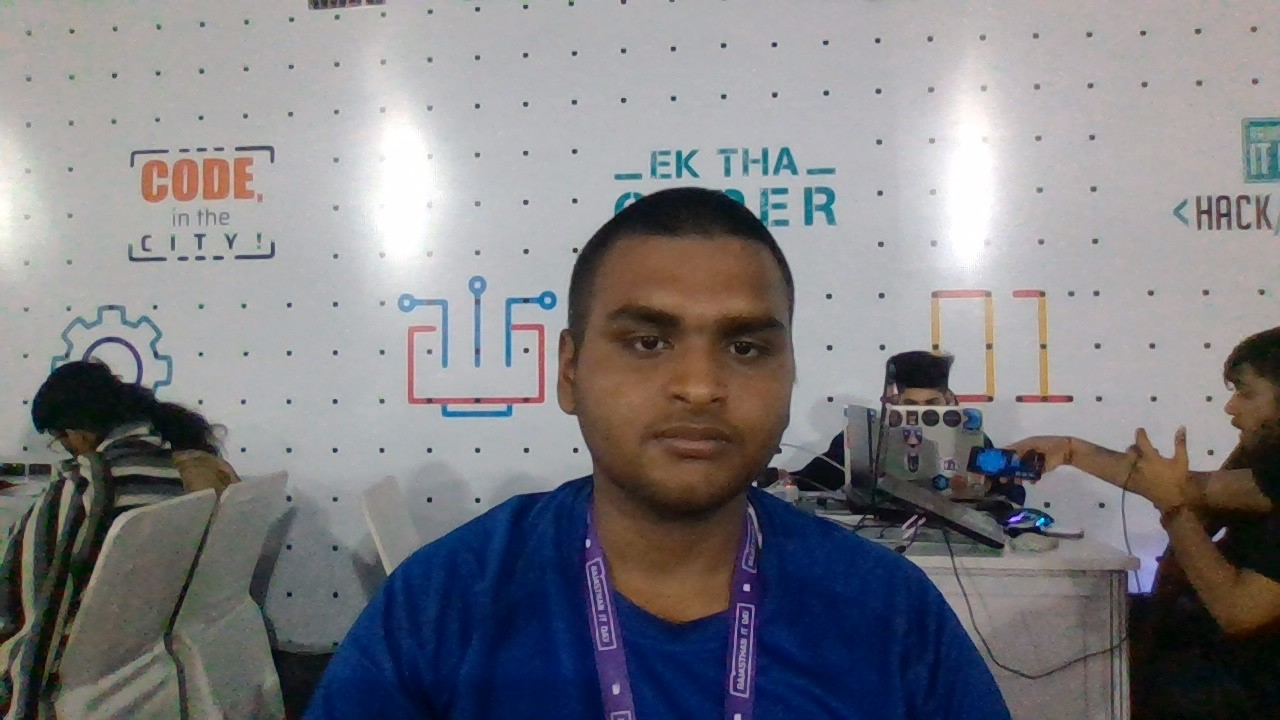
#> input picture data/6668/WIN_20230320_00_11_05_Pro (2).jpg, 1280 x 720 px; its folder holds only this picture in this run
$ jupyter execute --allow-errors selfModel.ipynb   (shell and % lines are left out)
#> lines starting #> are read from the running program, lines starting #| are printed output that depends on the picture
[cell 1]
'''
This model is not implemented as part of the project.
This was only used for comparison, and self evaluation
'''

import pandas as pd
import numpy as np
import cv2
import os

img = cv2.imread(r'data\3268\WIN_20230320_00_21_12_Pro.jpg')

[cell 2]
from matplotlib import pyplot as plt
#> (the rest of this cell did not finish here and is left out)

[cell 3]
X_images = []
for imgFolder in os.listdir('data/'):
    for filename in os.listdir('data/' + imgFolder)[:20]:
        filename = 'data/' + imgFolder + '/' + filename
        img = cv2.imread(filename,0) # read the image using OpenCV\
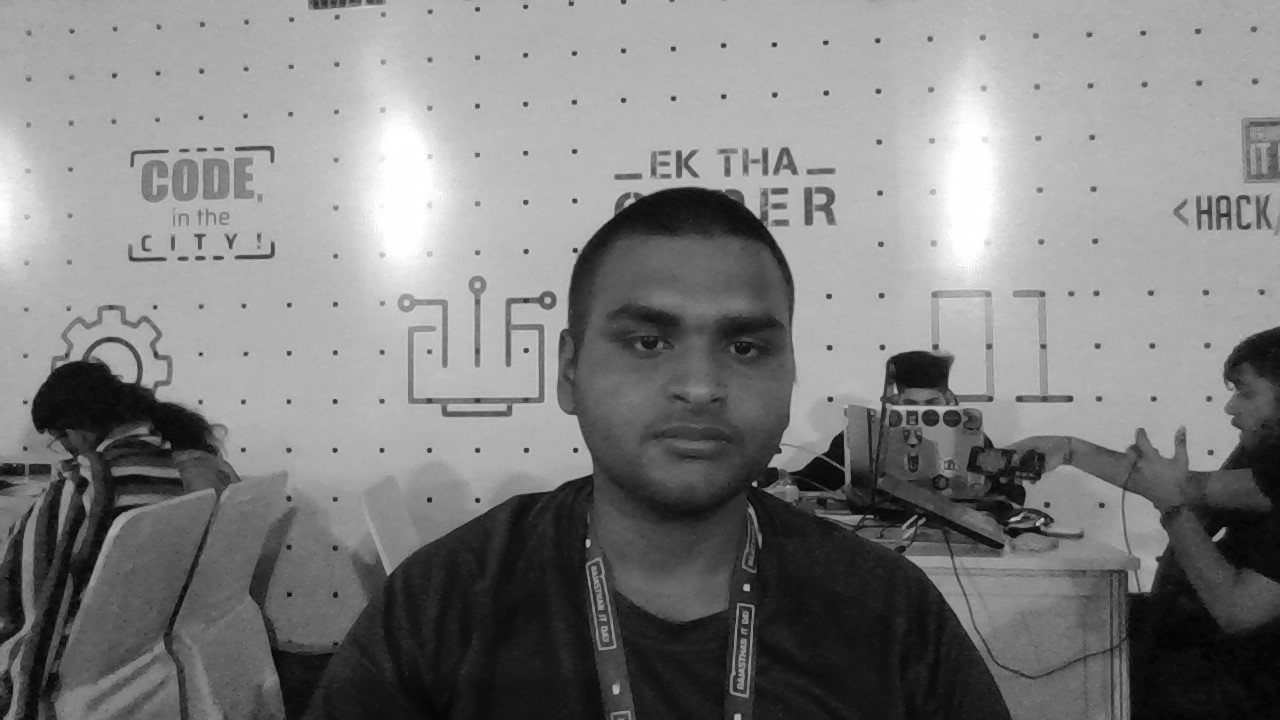
#> img: shape (720, 1280); min 0, max 255, mean 127.3
        img = cv2.resize(img, img.shape, interpolation = cv2.INTER_AREA)
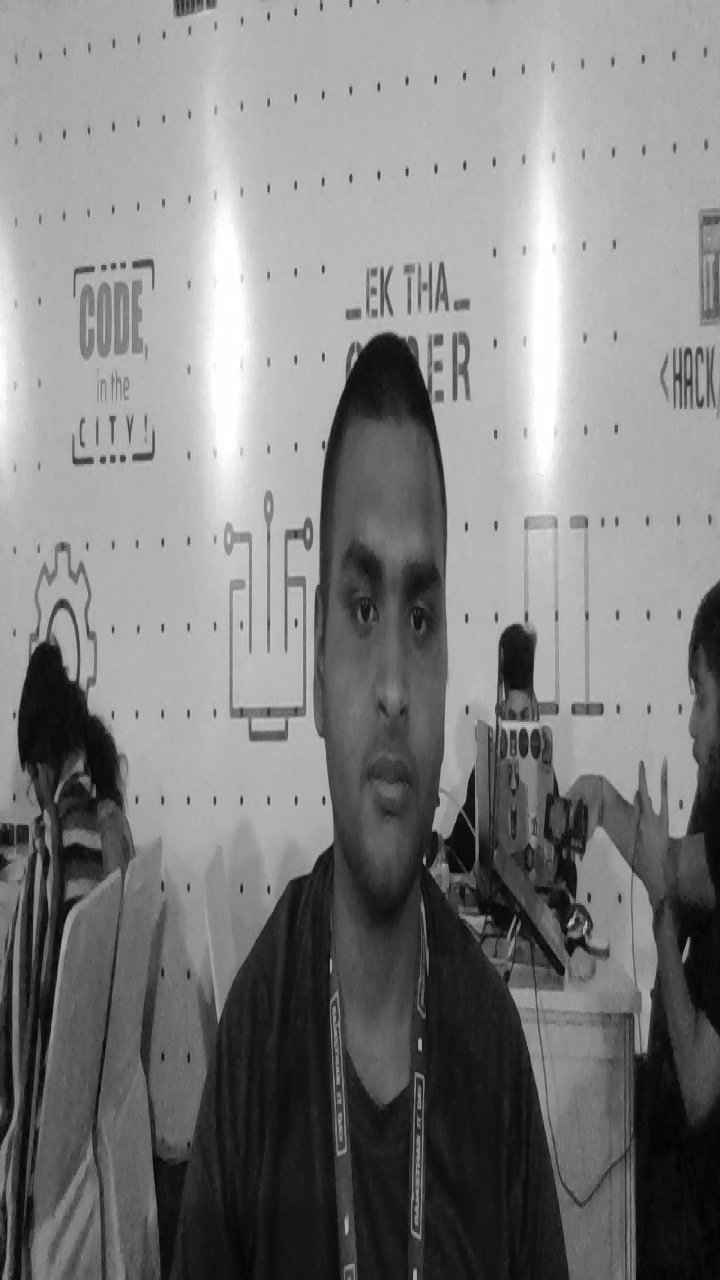
#> img: shape (1280, 720); min 1, max 255, mean 127.3
        X_images.append(img)
#> pass 2 of the loop `for imgFolder in os.listdir('data/'):`:
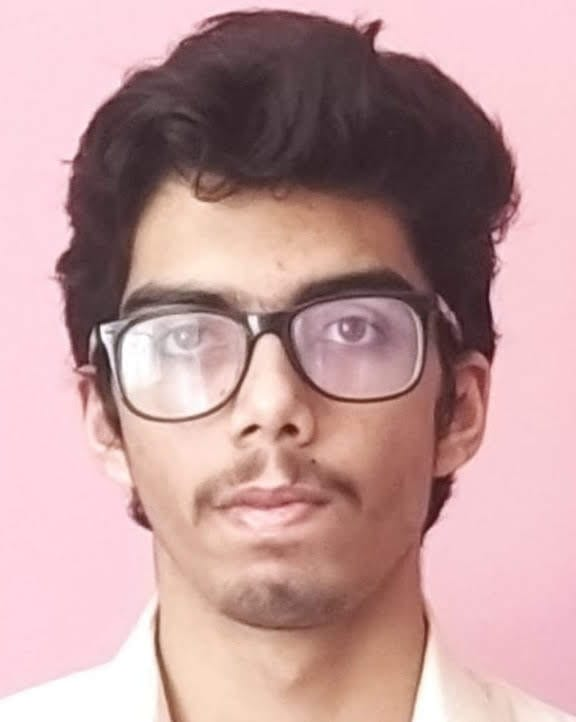
#> input picture data/6687/4c9f0995-3c5b-4055-a4a7-dbd72784112a.jpeg, 576 x 722 px
#> `img = cv2.imread(filename,0)`:
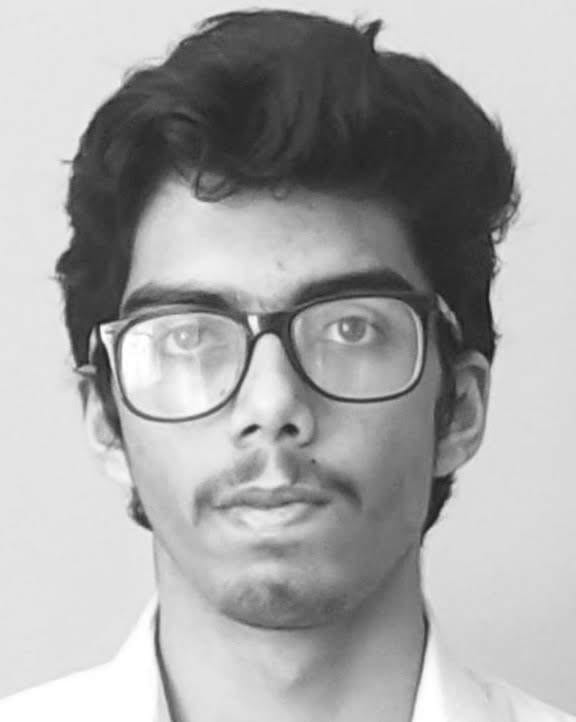
#> img: shape (722, 576); min 25, max 255, mean 166.9
#> `img = cv2.resize(img, img.shape, interpolation = cv2.INTER_AREA)`:
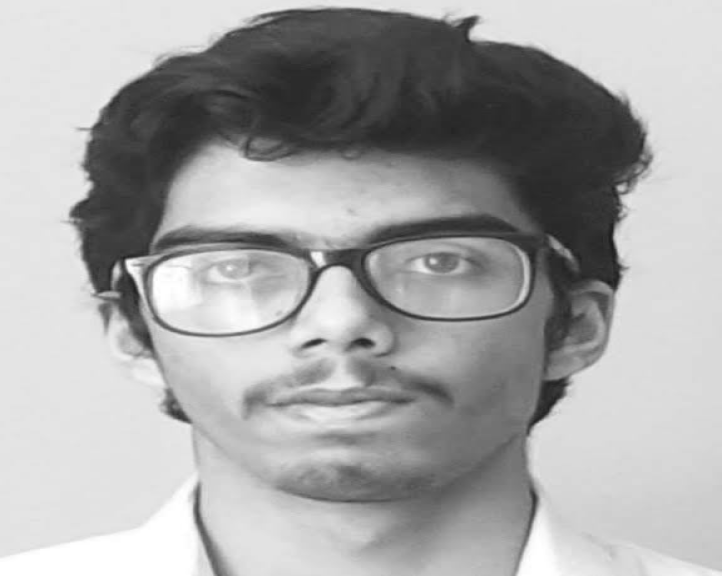
#> img: shape (576, 722); min 27, max 255, mean 166.8

#> (the rest of this cell did not finish here and is left out)

#> (a cell that did not finish here is left out)

[cell 5]
y_train = []
for imgfolder in os.listdir('data/'):
    for filename in os.listdir('data/' + imgfolder)[:20]:
        y_train.append(imgfolder)
#> pass 2 of the loop `for imgfolder in os.listdir('data/'):`:
y_train = np.asarray(y_train)
y_train.shape

[cell 6]
X_test = []
for imgfolder in os.listdir('data/'):
    for filename in os.listdir('data/' + imgfolder)[20:]:
        filename = 'data/' + imgfolder + '/' + filename
        img = cv2.imread(filename,0)
        img = cv2.resize(img, img.shape, interpolation = cv2.INTER_AREA)
        X_test.append(img)
#> pass 2 of the loop `for imgfolder in os.listdir('data/'):`:
X_test = np.asarray(X_test)
X_test.shape

[cell 7]
y_test = []
for imgfolder in os.listdir('data/'):
    for filename in os.listdir('data/' + imgfolder)[20:]:
        y_test.append(imgfolder)
#> pass 2 of the loop `for imgfolder in os.listdir('data/'):`:
y_test = np.asarray(y_test)
y_test.shape

[cell 8]
import seaborn as sns; sns.set()

fig,ax = plt.subplots(3,6)
#> (the rest of this cell did not finish here and is left out)

[cell 9]
fig, ax = plt.subplots(3, 5)
#> (the rest of this cell did not finish here and is left out)

[cell 10]
import warnings
warnings.filterwarnings("ignore")
# code for the SVC Face recognition example.
from sklearn.svm import SVC
from sklearn.decomposition import PCA as RandomizedPCA
from sklearn.pipeline import make_pipeline
#extracting only 10 features out of 47*62 = 2914 features
pca = RandomizedPCA(n_components=80, whiten=True, random_state=42)
svc = SVC(kernel='rbf', class_weight='balanced')
model = make_pipeline(pca, svc)

#> (a cell that did not finish here is left out)

[cell 12]
from sklearn.model_selection import GridSearchCV
param_grid = {'svc__C': [1, 5, 10, 50],
              'svc__gamma': [0.0001, 0.0005, 0.001, 0.005]}
grid = GridSearchCV(model, param_grid)

#> (the rest of this cell did not finish here and is left out)

#> (a cell that did not finish here is left out)

#> (a cell that did not finish here is left out)

[cell 15]
fig, ax = plt.subplots(4, 5)
#> (the rest of this cell did not finish here and is left out)

[cell 16]
image = cv2.imread('test.jpeg', 0)
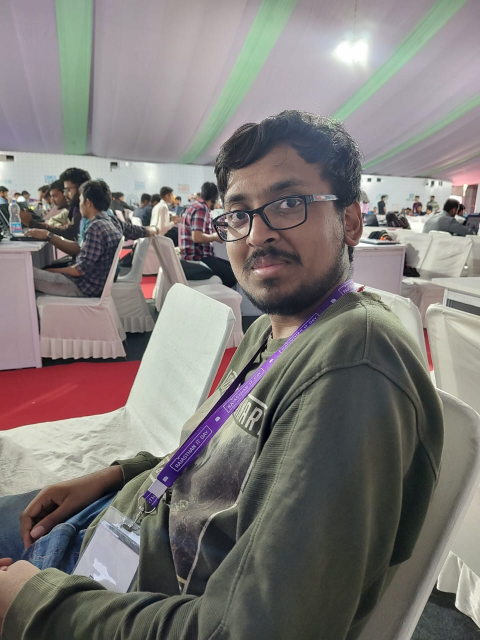
#> input picture test.jpeg, 960 x 1280 px (shown at 1/2 size)
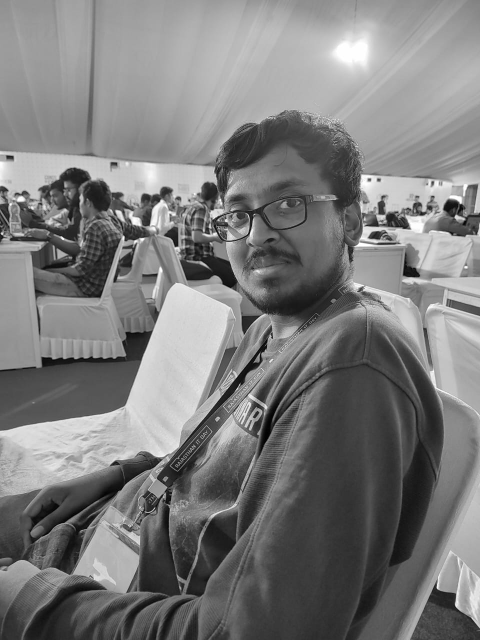
#> image: shape (1280, 960) (shown at 1/2 size); min 0, max 255, mean 123.8
test = [cv2.resize(image, image.shape, interpolation = cv2.INTER_AREA)]

test = np.asarray(test)
test = test.reshape(test.shape[0], test.shape[1] * test.shape[2])
#> (the rest of this cell did not finish here and is left out)
